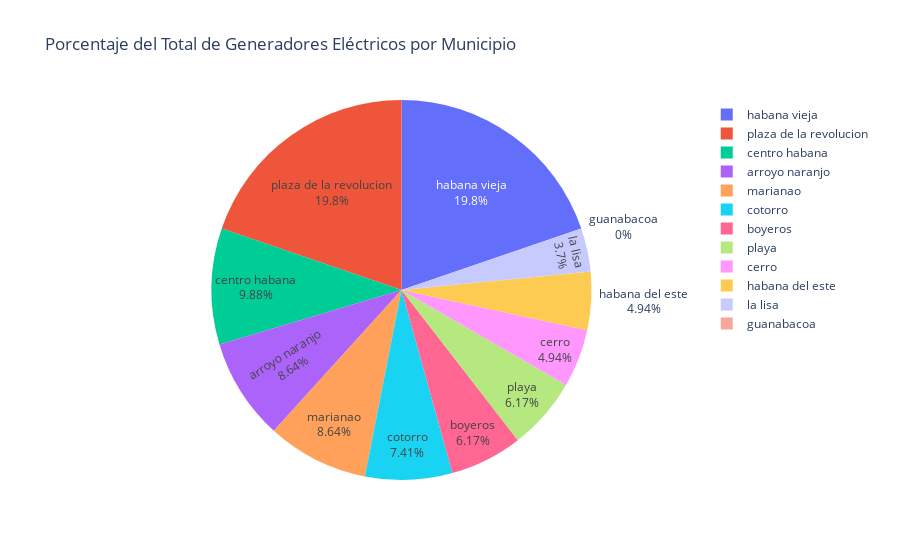

Notebook code for this chart:
### Code cell
#Grafico de pastel sobre el porciento de plantas por municipio :)
info_plantas = data2[data2["electric generator"].notna()]
total_generadores = info_plantas["electric generator"].sum()
generadores_por_municipio = info_plantas.groupby("location.municipe")["electric generator"].sum()
porcentaje_por_municipio = (generadores_por_municipio / total_generadores * 100).round(2)
porcentaje_por_municipio.index = [municipio.strip().lower() for municipio in porcentaje_por_municipio.index]


fig = px.pie(
    names=porcentaje_por_municipio.index,
    values=porcentaje_por_municipio.values,
    title="Porcentaje del Total de Generadores Eléctricos por Municipio"
)

fig.update_traces(textinfo="percent+label")
fig.show()

### Figure 1 — Plotly figure (JSON) as saved in the notebook; plotly's stock layout.template omitted (floating-point values rounded to 4 significant figures)
{"data": [{"domain": {"x": [0, 1], "y": [0, 1]}, "hovertemplate": "label=%{label}<br>value=%{value}<extra></extra>", "labels": ["habana vieja", "la lisa", "arroyo naranjo", "boyeros", "centro habana", "cerro", "cotorro", "guanabacoa", "habana del este", "habana vieja", "habana del este", "la lisa", "marianao", "playa", "plaza de la revolucion"], "legendgroup": "", "name": "", "showlegend": true, "textinfo": "percent+label", "type": "pie", "values": [3.704, 1.235, 8.642, 6.173, 9.877, 4.938, 7.407, 0, 1.235, 16.05, 3.704, 2.469, 8.642, 6.173, 19.75]}], "layout": {"legend": {"tracegroupgap": 0}, "title": {"text": "Porcentaje del Total de Generadores Eléctricos por Municipio"}}}
